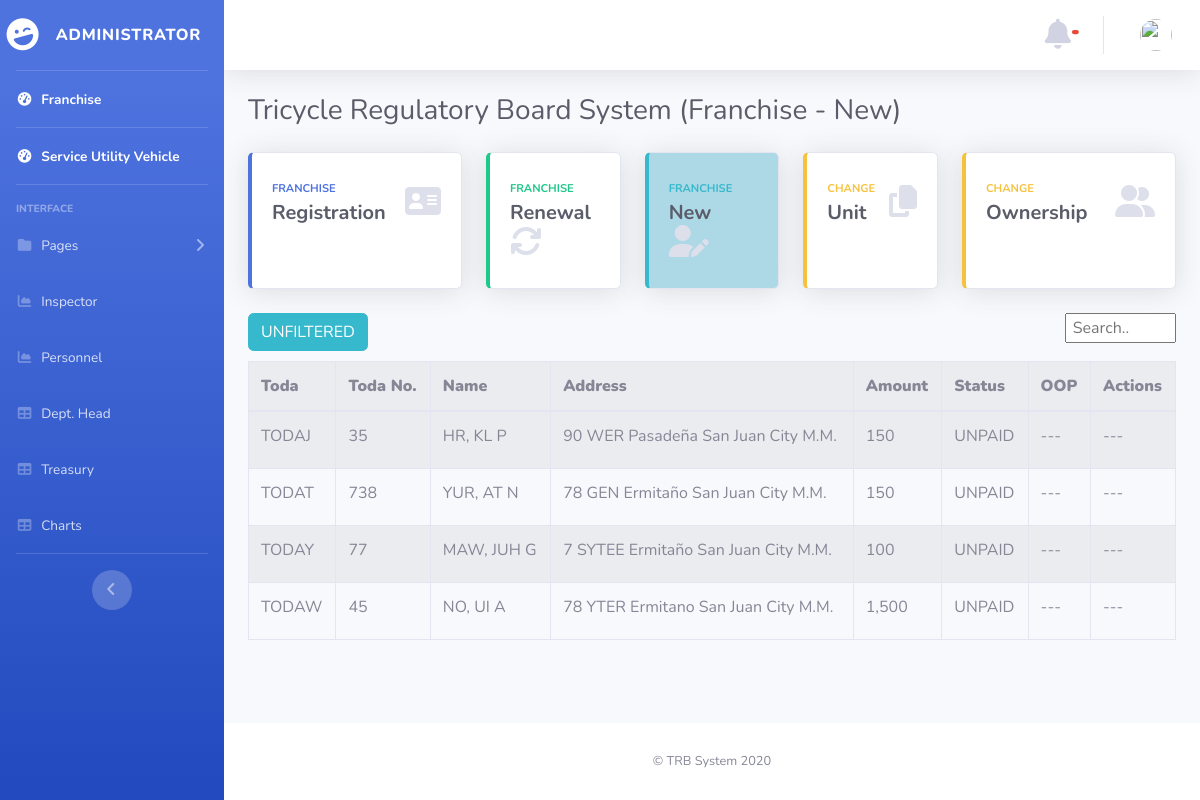
/atty/index_table.php, run on the app's committed database.
### tables this page shows
CREATE TABLE `or_payments` (
  `id_payment` int(6) NOT NULL,
  `id_no` int(6) NOT NULL,
  `reg_fee` int(6) NOT NULL,
  `mch` int(6) NOT NULL,
  `reg_sticker` int(6) NOT NULL,
  `petition` int(6) NOT NULL,
  `confirmation` int(6) NOT NULL,
  `inspection` int(6) NOT NULL,
  `supervision` int(6) NOT NULL,
  `fare_sticker` int(6) NOT NULL,
  `plate_sticker` int(6) NOT NULL,
  `others` text NOT NULL,
  `total_amount` text NOT NULL,
  `sticker_no` text NOT NULL,
  `or_date` text NOT NULL,
  `seen_status` int(11) NOT NULL
);

CREATE TABLE `tricycle_operator` (
  `id_no` int(11) NOT NULL,
  `first_name` varchar(25) NOT NULL,
  `middle_name` varchar(25) NOT NULL,
  `last_name` varchar(25) NOT NULL,
  `house_no` varchar(25) NOT NULL,
  `street` varchar(25) NOT NULL,
  `barangay` varchar(25) NOT NULL,
  `city` varchar(25) NOT NULL,
  `case_no` varchar(25) NOT NULL,
  `toda` varchar(25) NOT NULL,
  `toda_no` smallint(6) NOT NULL,
  `make` varchar(25) NOT NULL,
  `motor_no` varchar(25) NOT NULL,
  `chasis_no` varchar(25) NOT NULL,
  `plate_no` varchar(25) NOT NULL,
  `date` varchar(25) NOT NULL,
  `unit` smallint(6) NOT NULL,
  `status` int(6) NOT NULL,
  `seen_status` int(11) NOT NULL
);

### atty/index_table.php (the view, shortened to what this page needs)
<!DOCTYPE html>
<html lang="en">
<head>
  <link href="../vendor/fontawesome-free/css/all.min.css" rel="stylesheet" type="text/css">
  <link href="../css/sb-admin-2.min.css" rel="stylesheet">
</head>
<body id="page-top">
  <?php require('nav.php');  ?>
        <div class="container-fluid">
          <div class="d-sm-flex align-items-center justify-content-between mb-4">
            <h1 class="h3 mb-0 text-gray-800">Tricycle Regulatory Board System (Franchise - New)</h1>
          </div>
          <div class="row">
            <div class="col-xl-3 col-md-6 mb-4">
              <a href="registration.php">
              <div class="card border-left-primary shadow h-100 py-2">
                <div class="card-body">
                  <div class="row no-gutters align-items-center">
                    <div class="col mr-2">
                      <div class="text-xs font-weight-bold text-primary text-uppercase mb-1">Franchise</div>
                      <div class="h5 mb-0 font-weight-bold text-gray-800">Registration</div>
                    </div>
                    <div class="col-auto">
                      <i class="fas fa-address-card fa-2x text-gray-300"></i>
                    </div>
                  </div>
                </div>
              </div>
              </a>
            </div>
            <div class="col-xl-2 col-md-6 mb-4">
              <a href="renewal.php">
              <div class="card border-left-success shadow h-100 py-2">
                <div class="card-body">
                  <div class="row no-gutters align-items-center">
                    <div class="col mr-2">
                      <div class="text-xs font-weight-bold text-success text-uppercase mb-1">FRANCHISE</div>
                      <div class="h5 mb-0 font-weight-bold text-gray-800">Renewal</div>
                    </div>
                    <div class="col-auto">
                      <i class="fas fa-sync fa-2x text-gray-300"></i>
                    </div>
                  </div>
                </div>
              </div>
              </a>
            </div>
            <div class="col-xl-2 col-md-6 mb-4">
              <a href="new.php">
              <div class="card border-left-info shadow h-100 py-2" style="background-color:lightblue;">
                <div class="card-body">
                  <div class="row no-gutters align-items-center">
                    <div class="col mr-2">
                      <div class="text-xs font-weight-bold text-info text-uppercase mb-1">Franchise</div>
                      <div class="row no-gutters align-items-center">
                        <div class="col-auto">
                          <div class="h5 mb-0 mr-3 font-weight-bold text-gray-800">New</div>
                        </div>
                      </div>
                    </div>
                    <div class="col-auto">
                      <i class="fas fa-user-edit fa-2x text-gray-300"></i>
                    </div>
                  </div>
                </div>
              </div>
              </a>
            </div>
            <div class="col-xl-2 col-md-6 mb-4">
              <a href="change_unit.php">
              <div class="card border-left-warning shadow h-100 py-2">
                <div class="card-body">
                  <div class="row no-gutters align-items-center">
                    <div class="col mr-2">
                      <div class="text-xs font-weight-bold text-warning text-uppercase mb-1">Change </div>
                      <div class="h5 mb-0 font-weight-bold text-gray-800">Unit</div>
                    </div>
                    <div class="col-auto">
                      <i class="fas fa-copy fa-2x text-gray-300"></i>
                    </div>
                  </div>
                </div>
              </div>
              </a>
            </div>
          <div class="col-xl-3 col-md-6 mb-4">
            <a href="change_ownership.php">
            <div class="card border-left-warning shadow h-100 py-2">
              <div class="card-body">
                <div class="row no-gutters align-items-center">
                  <div class="col mr-2">
                    <div class="text-xs font-weight-bold text-warning text-uppercase mb-1">Change</div>
                    <div class="h5 mb-0 font-weight-bold text-gray-800"> Ownership</div>
                  </div>
                  <div class="col-auto">
                    <i class="fas fa-user-friends fa-2x text-gray-300"></i>
                  </div>
                </div>
              </div>
            </div>
            </a>
          </div>
        </div>
 <div >
   <a href="index.php" class="btn btn-info" style="margin-bottom: 1%;">UNFILTERED</a>
   <input id="myInput" type="text" placeholder=" Search.." style="display: ; float: right; width: 12%;  ">
 </div>
       <?php
require ("../database.php");
$result = ' SELECT *
            FROM tricycle_operator
            INNER JOIN or_payments ON tricycle_operator.id_no = or_payments.id_no
            WHERE tricycle_operator.status = 2;';
  $statement = $connection->prepare($result);
      $statement->execute();
      $payments = $statement->fetchAll(PDO::FETCH_OBJ);
echo "<table border='1'  class='table table-striped table-bordered table-hover' id='dataTables-example' >
<tr>
<th><b>Toda</b></td></th>
<th><b>Toda No.</b></td></th>
<th><b>Name</b></td></th>
<th><b>Address</b></td></th>
<th><b>Amount</b></td></th>
<th><b>Status</b></td></th>
<th><b>OOP</b></td></th>
<th><b>Actions</b></td></th>
<tbody id='myTable'>";
   foreach($payments as $package):
      $fname= $package->first_name;
      $mname= $package->middle_name;
      $lname= $package->last_name;
      $fullname= $lname .', '. $fname .' '.$mname;
      $house_no = $package->house_no;
      $street = $package->street;
      $barangay = $package->barangay;
      $city= $package->city;
      $full_add =  $house_no .' '. $street .' '.$barangay.' '.$city;
      $stats= $package->status;
      $display1 = '';
      $display2 ='';
      if($stats == 2)
      {
        $new_stat= "UNPAID";
        $display1 = "none ;";
        $display2 = "inline-block ;";
      }
    echo "<tr id=".$package->id_no.">";
    echo "<td >".$package->toda."</td>";
    echo "<td >".$package->toda_no."</td>";
    echo "<td >".$fullname."</td>";
    echo "<td >".$full_add."</td>";
    echo "<td >".$package->total_amount."</td>";
    echo "<td >".$new_stat."</td>";
    echo "<td ><a href='../treasury/or_payment.php?userid=".$package->id_no."' style= display:".$display1."'> Open </a>
    <label style='display:".$display2."'>---</label></td>";
    echo "<td >
            <a href='generate.php?userid=".$package->id_no."'style= display:".$display1."'>Generate</a>
            <label style='display:".$display2."'>---</label>
      </td>";
 endforeach;
 echo "
 </tbody>
 </table>";
?>
        </div>
      </div>
      <footer class="sticky-footer bg-white">
        <div class="container my-auto">
          <div class="copyright text-center my-auto">
            <span>© TRB System 2020</span>
          </div>
        </div>
      </footer>
    </div>
  </div>
</body>
</html>

### data on the page
or_payments: id_no.toda "TODAJ", id_no.toda_no "35", id_no.middle_name "HR, KL P", id_no.city "90 WER Pasadeña San Juan City M.M.", total_amount "150", id_no.status "UNPAID"
or_payments: id_no.toda "TODAT", id_no.toda_no "738", id_no.middle_name "YUR, AT N", id_no.city "78 GEN Ermitaño San Juan City M.M.", total_amount "150", id_no.status "UNPAID"
or_payments: id_no.toda "TODAY", id_no.toda_no "77", id_no.middle_name "MAW, JUH G", id_no.city "7 SYTEE Ermitaño San Juan City M.M.", total_amount "100", id_no.status "UNPAID"
or_payments: id_no.toda "TODAW", id_no.toda_no "45", id_no.middle_name "NO, UI A", id_no.city "78 YTER Ermitano San Juan City M.M.", total_amount "1,500", id_no.status "UNPAID"
